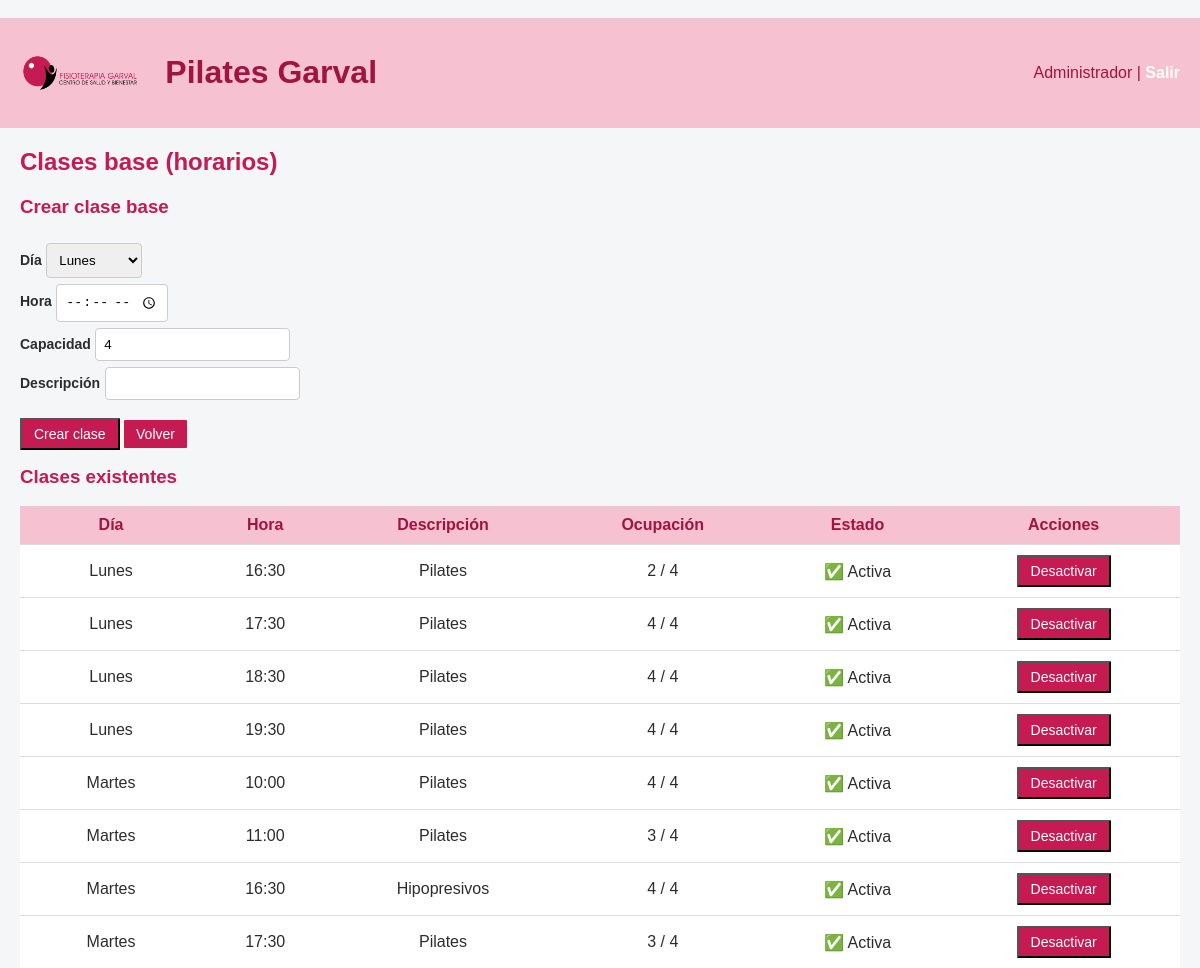
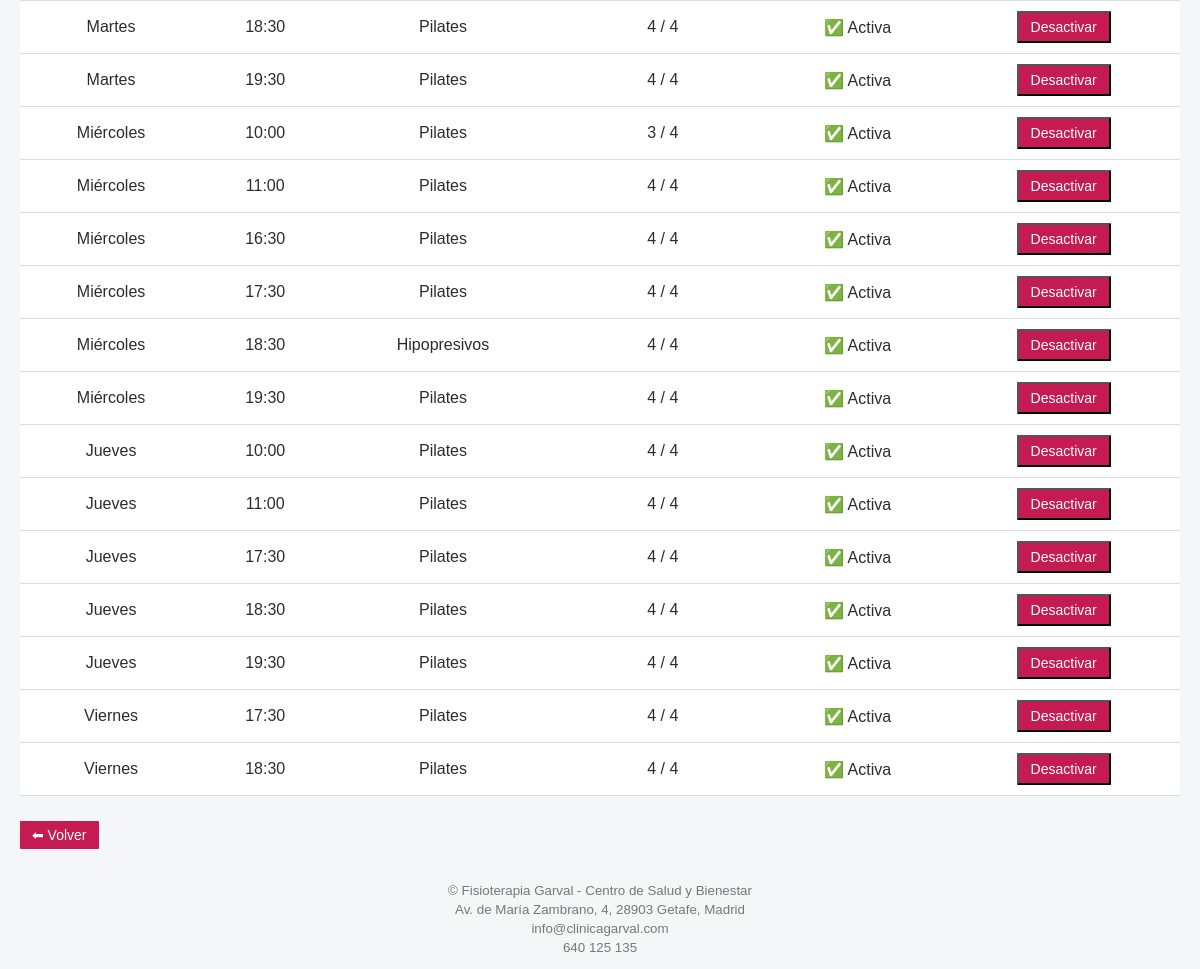
Page /admin/clases_base (signed in) on the committed database (2 pictures, top to bottom).
### tables this page shows
CREATE TABLE "clases_base" (
	"id"	INTEGER,
	"dia_semana"	INTEGER,
	"hora"	TEXT,
	"capacidad"	INTEGER,
	"activa"	INTEGER DEFAULT 1,
	"descripcion"	TEXT,
	PRIMARY KEY("id" AUTOINCREMENT)
);

### app.py (the view)
@app.route("/admin/clases_base")
@login_required
@role_required("admin")
def admin_clases_base():
    if "rol" not in session or session["rol"] != "admin":
        abort(403)
    clases = obtener_clases_base_con_ocupacion()
    dias = ["Lunes","Martes","Miércoles","Jueves","Viernes","Sábado","Domingo"]
    return render_template(
        "clases_base.html",
        clases=clases,
        dias=dias
    )

### auth.py (called while the page is built)
def login_required(f):
    @wraps(f)
    def wrapper(*args, **kwargs):
        if not session.get("user_id"):
            return redirect(url_for("login", next=request.path))
        return f(*args, **kwargs)
    return wrapper

def role_required(*roles):
    def deco(f):
        @wraps(f)
        def wrapper(*args, **kwargs):
            if not session.get("user_id"):
                return redirect(url_for("login", next=request.path))
            if session.get("rol") not in roles:
                abort(403)
            return f(*args, **kwargs)
        return wrapper
    return deco

### clases.py (called while the page is built)
def obtener_clases_base_con_ocupacion():
    conn = conectar()
    c = conn.cursor()
    clases = c.execute("""
        SELECT
            cb.id,
            cb.dia_semana,
            cb.hora,
            cb.descripcion,
            COUNT(af.id) as ocupacion,
            cb.capacidad,
            cb.activa
        FROM clases_base cb
        LEFT JOIN asignaciones_fijas af
            ON cb.id = af.clase_base_id
        GROUP BY
            cb.id,
            cb.dia_semana,
            cb.hora,
            cb.capacidad,
            cb.activa
        ORDER BY
            cb.dia_semana,
            cb.hora
    """).fetchall()
    conn.close()
    return clases

### db.py (called while the page is built)
def conectar():
    return sqlite3.connect("clinica.db")

### templates/clases_base.html (shortened to what this page needs)
﻿{% extends "base.html" %}
{% block content %}
<h2>Clases base (horarios)</h2>
<section class="bloque">
    <h3>Crear clase base</h3>
    <form method="post" class="formulario">
        <div class="campo">
            <label>Día</label>
            <select name="dia_semana">
                <option value="0">Lunes</option>
            </select>
        </div>
        <div class="campo">
            <label>Hora</label>
            <input type="time"
                   name="hora"
                   min="09:00"
                   max="21:00"
                   step="1800"
                   required>
        </div>
        <div class="campo">
            <label>Capacidad</label>
            <input type="number" name="capacidad" value="4" required>
        </div>
        <div class="campo">
            <label>Descripción</label>
            <input type="text" name="descripcion" required>
        </div>
        <br />
        <div class="boton">
            <button type="submit" class="boton boton-pequeno">Crear clase</button>
            <a href="/admin" class="boton boton-secundario">Volver</a>
        </div>
    </form>
</section>
<section class="bloque">
    <h3>Clases existentes</h3>
    <table class="tabla">
        <thead>
            <tr>
                <th>Día</th>
                <th>Hora</th>
                <th>Descripción</th>
                <th>Ocupación</th>
                <th>Estado</th>
                <th>Acciones</th>
            </tr>
        </thead>
        <tbody>
            {% for id, dia_semana, hora, descripcion, ocupacion, capacidad, activa in clases %}
            <tr>
                <td>{{ dias[dia_semana] }}</td>
                <td>{{ hora }}</td>
                <td>{{ descripcion }}</td>
                <td>{{ ocupacion }} / {{ capacidad }}</td>
                <td>
                    {% if activa %}
                   ✅ Activa
                    {% else %}
                    ❌ Inactiva
                    {% endif %}
                </td>
                <td>
                    {% if activa %}
                    <form method="post"
                          action="/admin/clases_base/desactivar/{{ id }}"
                          style="display:inline;">
                        <button class="boton boton-peligro"
                                onclick="return confirm('¿Desactivar esta clase base?')">
                            Desactivar
                        </button>
                    </form>
                    {% endif %}
                </td>
            </tr>
            {% endfor %}
        </tbody>
    </table>
</section>
<a href="/admin" class="boton boton-secundario">⬅ Volver</a>
{% endblock %}

### static/estilo.css (style rules this page uses)
:root { --primary: #c51a52; --primary-dark: #a01442; --primary-light: #f6c1d0; --bg: #f4f6f8; --text: #2c2c2c; }
body { font-family: Arial, sans-serif; margin: 0; background: var(--bg); color: var(--text); }
h2, h3 { color: var(--primary); margin-top: 0; }
table { width: 100%; border-collapse: collapse; background: white; margin-bottom: 25px; }
th, td { padding: 10px 12px; border-bottom: 1px solid #ddd; vertical-align: middle; text-align: center; }
th { background: var(--primary-light); color: var(--primary-dark); font-weight: bold; }
a.boton, button { background: var(--primary); color: white; padding: 6px 12px; border-radius: 1px; text-decoration: none; font-size: 14px; display: inline-block; }
.formulario { display: flex; flex-direction: column; }
.formulario label { margin-top: 12px; font-weight: bold; font-size: 14px; }
.formulario input, .formulario select { margin-top: 6px; padding: 8px; border-radius: 4px; border: 1px solid #ccc; }
.boton-secundario { background: #ddd; color: #333; padding: 10px 14px; border-radius: 4px; text-decoration: none; text-align: center; }
td:last-child { text-transform: capitalize; }

### rows in the picture
clases_base: dia_semana "Lunes", hora "16:30", descripcion "Pilates", ocupacion "2", capacidad "4", activa "✅ Activa"
clases_base: dia_semana "Lunes", hora "17:30", descripcion "Pilates", ocupacion "4", capacidad "4", activa "✅ Activa"
clases_base: dia_semana "Lunes", hora "18:30", descripcion "Pilates", capacidad "4", activa "✅ Activa"
clases_base: dia_semana "Lunes", hora "19:30", descripcion "Pilates", capacidad "4", activa "✅ Activa"
clases_base: dia_semana "Martes", hora "10:00", descripcion "Pilates", capacidad "4", activa "✅ Activa"
clases_base: dia_semana "Martes", hora "11:00", descripcion "Pilates", ocupacion "3", capacidad "4", activa "✅ Activa"
clases_base: dia_semana "Martes", hora "16:30", descripcion "Hipopresivos", capacidad "4", activa "✅ Activa"
clases_base: dia_semana "Martes", hora "17:30", descripcion "Pilates", ocupacion "3", capacidad "4", activa "✅ Activa"
clases_base: dia_semana "Martes", hora "18:30", descripcion "Pilates", capacidad "4", activa "✅ Activa"
clases_base: dia_semana "Martes", hora "19:30", descripcion "Pilates", capacidad "4", activa "✅ Activa"
clases_base: dia_semana "Miércoles", hora "10:00", descripcion "Pilates", ocupacion "3", capacidad "4", activa "✅ Activa"
clases_base: dia_semana "Miércoles", hora "11:00", descripcion "Pilates", capacidad "4", activa "✅ Activa"
clases_base: dia_semana "Miércoles", hora "16:30", descripcion "Pilates", capacidad "4", activa "✅ Activa"
clases_base: dia_semana "Miércoles", hora "17:30", descripcion "Pilates", capacidad "4", activa "✅ Activa"
clases_base: dia_semana "Miércoles", hora "18:30", descripcion "Hipopresivos", capacidad "4", activa "✅ Activa"
clases_base: dia_semana "Miércoles", hora "19:30", descripcion "Pilates", capacidad "4", activa "✅ Activa"
clases_base: dia_semana "Jueves", hora "10:00", descripcion "Pilates", capacidad "4", activa "✅ Activa"
clases_base: dia_semana "Jueves", hora "11:00", descripcion "Pilates", capacidad "4", activa "✅ Activa"
clases_base: dia_semana "Jueves", hora "17:30", descripcion "Pilates", capacidad "4", activa "✅ Activa"
clases_base: dia_semana "Jueves", hora "18:30", descripcion "Pilates", capacidad "4", activa "✅ Activa"
clases_base: dia_semana "Jueves", hora "19:30", descripcion "Pilates", capacidad "4", activa "✅ Activa"
clases_base: dia_semana "Viernes", hora "17:30", descripcion "Pilates", ocupacion "4", capacidad "4", activa "✅ Activa"
clases_base: dia_semana "Viernes", hora "18:30", descripcion "Pilates", ocupacion "4", capacidad "4", activa "✅ Activa"

### other values in the picture
{{ session.nombre }} "Administrador"
